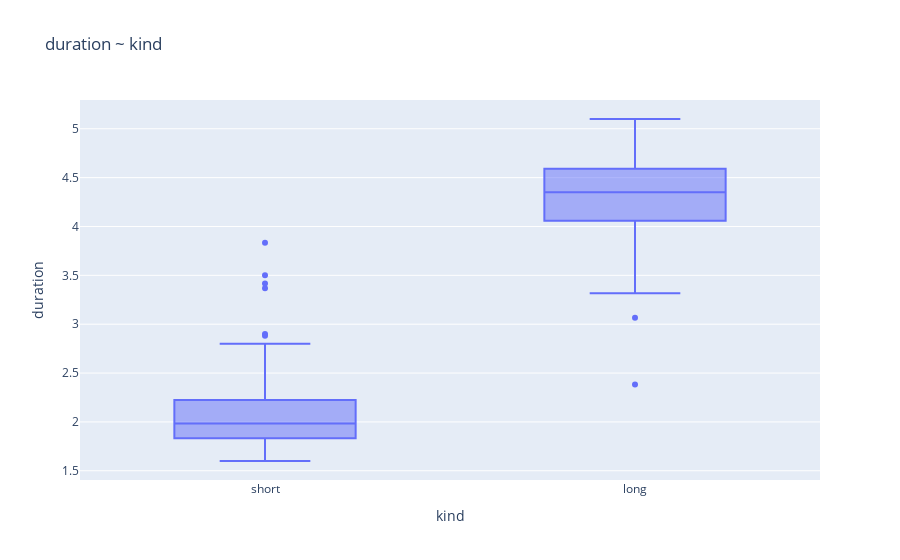

The code cell stored with this chart in its notebook:
### Markdown cell above
### 11. Since we've considered wait times of around <64  "short" and wait times of >71 "long", let's instead just divide the data and insead call wait times of <68 "short" and otherwise just call them "long". Consider the *Simple Linear Regression* model specification using an *indicator variable* of the wait time length<br>

$$\large Y_i = \beta_{\text{intercept}} + 1_{[\text{"long"}]}(\text{k_i})\beta_{\text{contrast}} + \epsilon_i \quad \text{ where } \quad \epsilon_i \sim \mathcal N\left(0, \sigma\right)$$

### where we use $k_i$ (rather than $x_i$) (to refer to the "kind" or "katagory" or "kontrast") column (that you may have noticed was already a part) of the original dataset; and, explain the "big picture" differences between this model specification and the previously considered model specifications<br>

1. `smf.ols('duration ~ waiting', data=old_faithful)`
2. `smf.ols('duration ~ waiting', data=old_faithful[short_wait])`
3. `smf.ols('duration ~ waiting', data=old_faithful[long_wait])`

### and report the evidence against a *null hypothesis* of "no difference between groups "on average") for the new *indicator variable* based model<br>

### Code cell
from IPython.display import display

display(smf.ols('duration ~ C(kind, Treatment(reference="short"))', data=old_faithful).fit().summary().tables[1])

fig = px.box(old_faithful, x='kind', y='duration', 
             title='duration ~ kind',
             category_orders={'kind': ['short', 'long']})
fig.show(renderer="png") # USE `fig.show(renderer="png")` FOR ALL GitHub and MarkUs SUBMISSIONS

### Figure 1 — Plotly figure (JSON) as saved in the notebook; plotly's stock layout.template omitted (floating-point values rounded to 4 significant figures; data arrays with more than 128 entries replaced by an {"elided": "..."} marker saying what was removed)
{"data": [{"alignmentgroup": "True", "hovertemplate": "kind=%{x}<br>duration=%{y}<extra></extra>", "legendgroup": "", "marker": {"color": "#636efa"}, "name": "", "notched": false, "offsetgroup": "", "orientation": "v", "showlegend": false, "type": "box", "x": {"elided": "272 str values"}, "x0": " ", "xaxis": "x", "y": {"elided": "272 float values"}, "y0": " ", "yaxis": "y"}], "layout": {"boxmode": "group", "legend": {"tracegroupgap": 0}, "title": {"text": "duration ~ kind"}, "xaxis": {"anchor": "y", "categoryarray": ["short", "long"], "categoryorder": "array", "domain": [0, 1], "title": {"text": "kind"}}, "yaxis": {"anchor": "x", "domain": [0, 1], "title": {"text": "duration"}}}}
